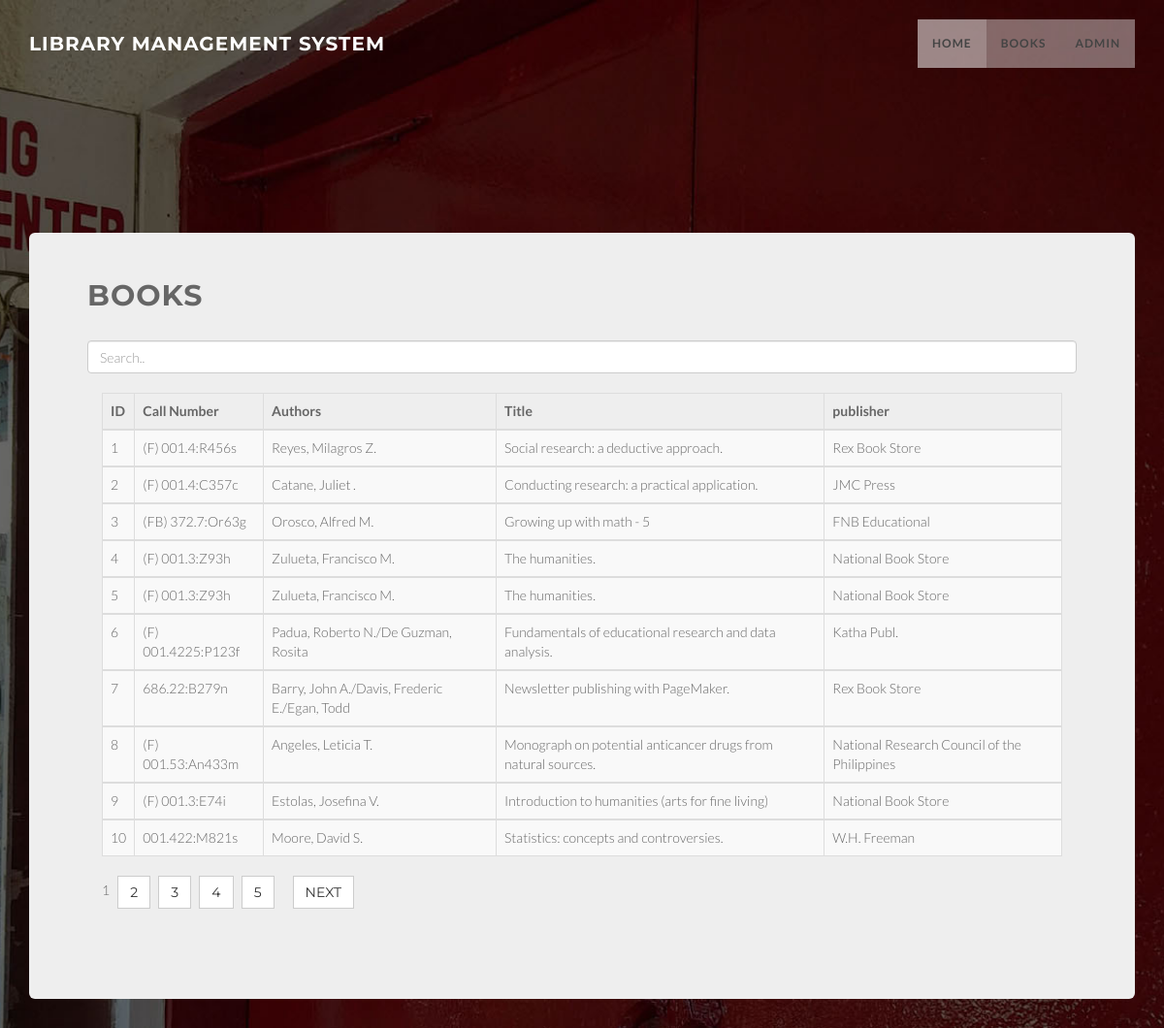
Page /table.php on the committed database.
### tables this page shows
CREATE TABLE `add_book_records_copy` (
  `ID` int(100) NOT NULL AUTO_INCREMENT,
  `Call_Numbers` varchar(200) DEFAULT '',
  `Authors` varchar(100) DEFAULT NULL,
  `Title` varchar(200) DEFAULT NULL,
  `Editor` varchar(200) DEFAULT NULL,
  `Edition` varchar(200) DEFAULT NULL,
  `Place_Of_Publ` varchar(200) DEFAULT NULL,
  `Publisher` varchar(200) DEFAULT NULL,
  `Date_Of_Publ` varchar(200) DEFAULT NULL,
  `Page_No` varchar(200) DEFAULT NULL,
  `Series` varchar(200) DEFAULT NULL,
  `Notation1` varchar(200) DEFAULT NULL,
  `Notation2` varchar(200) DEFAULT NULL,
  `ISBN_No` varchar(200) DEFAULT NULL,
  `ISSN_No` varchar(200) DEFAULT NULL,
  `Accession_No` varchar(200) DEFAULT NULL,
  `Subject` varchar(200) DEFAULT NULL,
  `Quantities` varchar(200) DEFAULT NULL,
  `Total_remaining_books` varchar(200) DEFAULT NULL,
  `Abstractt` varchar(200) DEFAULT NULL,
  PRIMARY KEY (`ID`),
  KEY `Title` (`Place_Of_Publ`)
);

### table.php (the view, shortened to what this page needs)
<?php
include 'conn.php';
include 'header.php';
include ('pagination.php');
$sql = "SELECT ID, Call_Numbers, Authors, Title, Publisher FROM add_book_records_copy";
$result = mysqli_query($conn, $sql);
 ?>
<!DOCTYPE html>
<html lang="en">
<head>
  <link href="css/bootstrap.min.css" rel="stylesheet" type="text/css">
  <link href="css/style.css" rel="stylesheet" type="text/css">
  <link href="font-awesome/css/font-awesome.min.css" rel="stylesheet" type="text/css">
  <link href="css/animate.css" rel="stylesheet" />
  <link href="css/style.css" rel="stylesheet">
  <link href="color/default.css" rel="stylesheet">
</head>
<body>
	<section id="intro" class="intro">
<div class="container">
	<div class="jumbotron">
  <h2>BOOKS</h2>
  <input class="form-control" id="myInput" type="text" placeholder="Search..">
  <br>
  <div class="container">
  <table id="mytable" class="table table-bordered table-striped">
    <thead>
      <tr>
        <th>ID</th>
        <th>Call Number</th>
        <th>Authors</th>
        <th>Title</th>
        <th>publisher</th>
      </tr>
    </thead>
<?php
if ($result->num_rows > 0) {
  while ($row = $result->fetch_assoc()) {
      while($row = mysqli_fetch_array($query)){
    ?>
    <tbody id="myTable">
      <tr>
        <td><?php echo $row['ID']; ?></td>
        <td><?php echo $row['Call_Numbers']; ?></td>
        <td><?php echo $row['Authors']; ?></td>
        <td><?php echo $row ['Title']; ?></td>
        <td><?php echo $row['Publisher']; ?></td>
      </tr>
    </tbody>
    <?php
           }
      }
  }
?>
  </table>
  <div id="pagination_controls"><?php echo $paginationCtrls; ?>
  </div>
  </div>
  <div class="pagination-container">
            <nav>
            </nav>
        </div>
</div>
</div>
</section>
</body>
</html>

### css/style.css (style rules this page uses)
body { width: 100%; height: 100%; font-family: 'Lato',sans-serif; font-weight: 300; color: #666; background: url(../img/bg2.jpg) no-repeat; background-size: cover; }
html { width: 100%; height: 100%; }
h1, h2, h3, h4, h5, h6 { margin: 0 0 30px; text-transform: uppercase; font-family: Montserrat,sans-serif; font-weight: 700; letter-spacing: 1px; }
.intro { width:100%; position:relative; background: url(../img/bg2.jpg) no-repeat top center; background-size: cover; height: auto; }
#intro.intro { padding:20% 0 0 0; }
@media (min-width:767px) { .intro { height: 100%; padding: 0; } }

### rows in the picture
add_book_records_copy: ID "1", Call_Numbers "(F) 001.4:R456s", Authors "Reyes, Milagros Z.", Title "Social research: a deductive approach.", Publisher "Rex Book Store"
add_book_records_copy: ID "2", Call_Numbers "(F) 001.4:C357c", Authors "Catane, Juliet .", Title "Conducting research: a practical application.", Publisher "JMC Press"
add_book_records_copy: ID "3", Call_Numbers "(FB) 372.7:Or63g", Authors "Orosco, Alfred M.", Title "Growing up with math - 5", Publisher "FNB Educational"
add_book_records_copy: ID "4", Call_Numbers "(F) 001.3:Z93h", Authors "Zulueta, Francisco M.", Title "The humanities.", Publisher "National Book Store"
add_book_records_copy: ID "5", Call_Numbers "(F) 001.3:Z93h", Authors "Zulueta, Francisco M.", Title "The humanities.", Publisher "National Book Store"
add_book_records_copy: ID "6", Call_Numbers "(F) 001.4225:P123f", Authors "Padua, Roberto N./De Guzman, Rosita", Title "Fundamentals of educational research and data analysis.", Publisher "Katha Publ."
add_book_records_copy: ID "7", Call_Numbers "686.22:B279n", Authors "Barry, John A./Davis, Frederic E./Egan, Todd", Title "Newsletter publishing with PageMaker.", Publisher "Rex Book Store"
add_book_records_copy: ID "8", Call_Numbers "(F) 001.53:An433m", Authors "Angeles, Leticia T.", Title "Monograph on potential anticancer drugs from natural sources.", Publisher "National Research Council of the Philippines"
add_book_records_copy: ID "9", Call_Numbers "(F) 001.3:E74i", Authors "Estolas, Josefina V.", Title "Introduction to humanities (arts for fine living)", Publisher "National Book Store"
add_book_records_copy: ID "10", Call_Numbers "001.422:M821s", Authors "Moore, David S.", Title "Statistics: concepts and controversies.", Publisher "W.H. Freeman"
